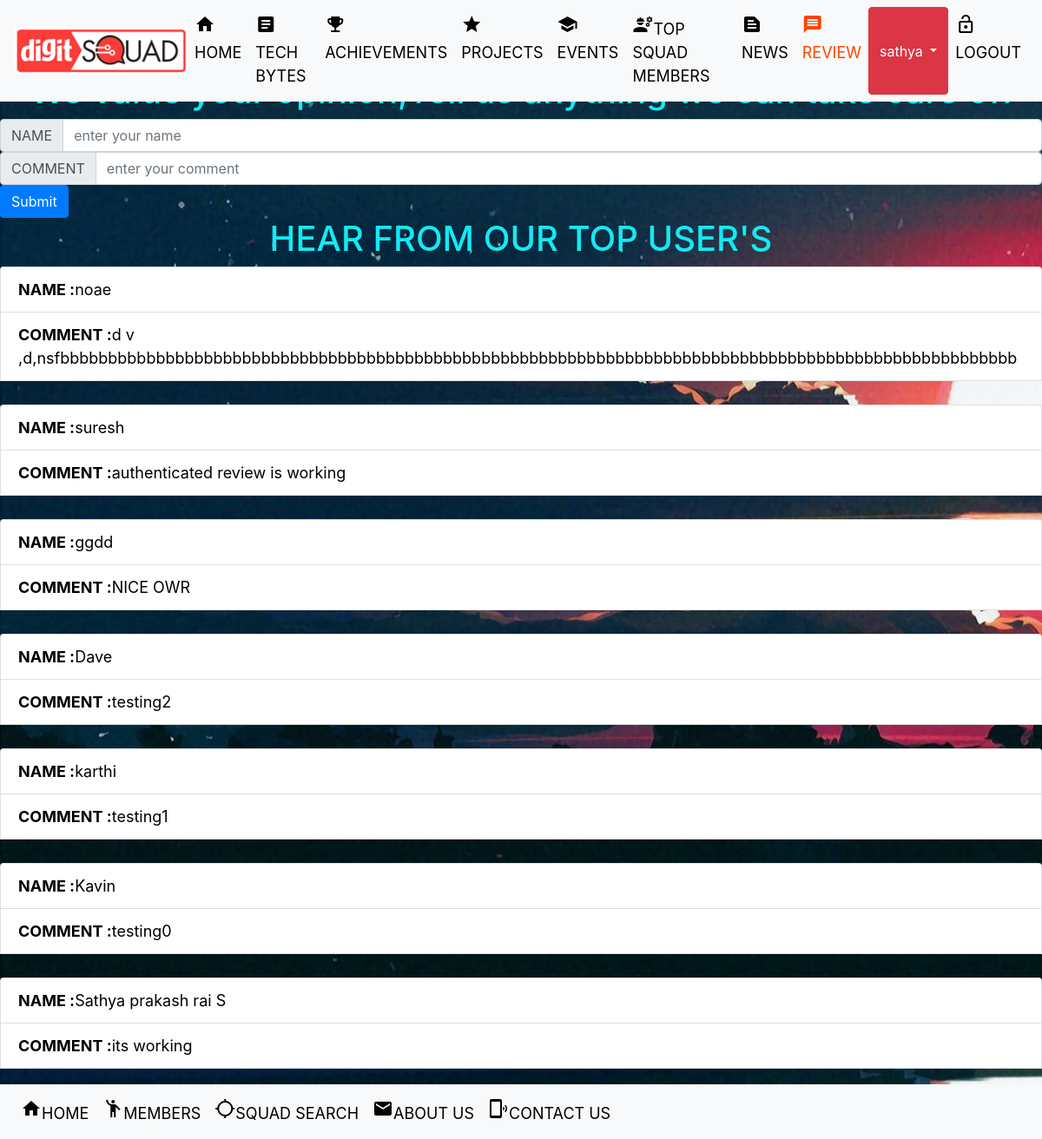
Screenshot of /comment/ (signed in) with the database file from the repository.
### main/models.py (models this page shows)
class review(models.Model):
	name=models.CharField(max_length=100)
	comment=models.CharField(max_length=5000)

### main/views.py (the view)
# urls.py: path('comment/',include("main.urls")),
def comment(request):
    obj = review.objects.all()
    return render(request,"review.html",{'obj':obj})

### templates/review.html (shortened to what this page needs)
<!doctype html>
{% load static %}
<html lang="en">
  <head>
    <link rel="stylesheet" href="https://stackpath.bootstrapcdn.com/bootstrap/4.5.2/css/bootstrap.min.css">
  </head>
  <body>
  <link rel='stylesheet'  href="{% static 'CSS\master.css' %}">
 <nav class="navbar fixed-top navbar-dark bg-light">
  <nav class="navbar fixed-top navbar-expand-lg navbar-warning bg-light">
<div style="width: 200px;">
      <img style="width:200px ;" src="{% static 'images/logo.png' %}" class="img" alt="not found">
  </div>
  <div class="collapse navbar-collapse" id="navbarText">
    <ul class="navbar-nav mr-auto">
      <li class="nav-item active">
        <a class="nav-link" style="color: #000000" href="/basic"><div class="hello"><span class="material-icons">home</span>HOME</div></a>
      </li>
      <li class="nav-item ">
        <a class="nav-link" style="color: #000000" href="/newspost"><div class="hello"><span class="material-icons">article</span>TECH BYTES</div></a>
      </li>
      <li class="nav-item ">
        <a class="nav-link" style="color: #000000" href="/achievements"><div class="hello"><span class="material-icons">emoji_events</span>ACHIEVEMENTS</div></a>
      </li>
      <li class="nav-item ">
        <a class="nav-link" style="color: #000000" href="/project"><div class="hello"><span class="material-icons">star</span>PROJECTS</div></a>
      </li>
      <li class="nav-item ">
        <a class="nav-link" style="color: #000000" href="/events"><div class="hello"><span class="material-icons">school</span>EVENTS</div></a>
      </li>
      <li class="nav-item">
        <a class="nav-link" style="color: #000000" href="/tmembers"><div class="hello"><span class="material-icons">engineering</span>TOP SQUAD MEMBERS</div></a>
      </li>
      <li class="nav-item">
        <a class="nav-link" style="color: #000000" href="/news"><div class="hello"><span class="material-icons">text_snippet</span>NEWS</div></a>
      </li>
      <li class="nav-item">
        <a class="nav-link" style="color: #ff4500" href="/comment"><div class="hello"><span class="material-icons">message</span>REVIEW</div></a>
      </li>
      {% if user.is_authenticated %}
      <div style="border-radius:50%" class="btn-group">
     <button type="button" class="btn btn-danger dropdown-toggle" data-toggle="dropdown" aria-haspopup="true" aria-expanded="false">
      {{request.user.username}}
     </button>
        <li class="nav-item">
        <a class="nav-link" style="color: #000000" href="/logout"><div class="hello"><span class="material-icons">lock_open</span>LOGOUT</div></a>
      </li>
      {% else %}
     &emsp;&emsp;&emsp;&emsp;&emsp;&emsp;&emsp;&emsp;
      </li>
       <li class="nav-item">
        <a class="nav-link" style="color: #000000" href="/login"><div class="hello"><span class="material-icons">login</span>SIGNUP</div></a>
      </li>
      {% endif %}
</div>
    </ul>
  </div>
</nav>
</nav>
 <br>
  <br><br>
  {% if request.user.is_authenticated %}
  <h1 style="text-align:center;"><a style="color: #11EBF3" class="font">We value your opinion,Tell us anything we can take care of!</a></h1>
<form action="add_comment/">{% csrf_token %}
<div class="input-group">
  <div class="input-group-prepend">
    <span class="input-group-text" id="inputGroup-sizing-default">NAME</span>
  </div>
  <input type="text" name ="head" placeholder="enter your name" class="form-control" aria-label="Sizing example input" aria-describedby="inputGroup-sizing-default">
</div>
<div class="input-group">
  <div class="input-group-prepend">
    <span class="input-group-text" id="inputGroup-sizing-default">COMMENT</span>
  </div>
  <input type="text" name ="review" placeholder="enter your comment" class="form-control" aria-label="Sizing example input" aria-describedby="inputGroup-sizing-default">
</div>
<button type="submit" class="btn btn-primary">Submit</button>
{% endif %}
</form>
 <h1 style="text-align:center;"><a style="color: #11EBF3;" class="font">HEAR FROM OUR TOP USER'S</a></h1>
{% for i in obj reversed%}
<ul class="list-group">
  <li class="list-group-item"><b>NAME  :</b>{{i.name}}</li>
  <li  style="overflow-wrap: break-word;"class="list-group-item"><b>COMMENT  :</b>{{i.comment}}</li>
  <br>
 </ul>
{% endfor %}
 </body>
<br><br>
<nav class="navbar fixed-bottom navbar-expand-sm bg-light">
<nav class="navbar fixed-bottom navbar-expand-lg navbar-warning bg-light">
  <div class="collapse navbar-collapse" id="navbarText">
    <ul class="navbar-nav mr-auto">
      <li class="nav-item active">
        <a class="nav-link" style="color: #000000" href="/basic"><div class="hello"><span class="material-icons">home</span>HOME</div></a>
      </li>
      <li class="nav-item ">
        <a class="nav-link" style="color: #000000" href="/members"><div class="hello"><span class="material-icons">emoji_people</span>MEMBERS</div></a>
      </li>
      <li class="nav-item ">
        <a class="nav-link" style="color: #000000" href="/pybot"><div class="hello"><span class="material-icons">location_searching</span>SQUAD SEARCH</div></a>
      </li>
      <li class="nav-item ">
        <a class="nav-link" style="color: #000000" href="/aboutus"><div class="hello"><span class="material-icons">mail</span>ABOUT US</div></a>
      </li>
      <li class="nav-item ">
        <a class="nav-link" style="color: #000000" href="/contactus"><div class="hello"><span class="material-icons">phonelink_ring</span>CONTACT US</div></a>
      </li>
    </ul>
  </div>
</nav>
</nav>
    </body>
  </body>
  </body>
</html>

### static/CSS/master.css (style rules this page uses)
body { color: black; font-size: large; }

### rows the page displays
review: name "noae", comment "d v ,d,nsfbbbbbbbbbbbbbbbbbbbbbbbbbbbbbbbbbbbbbbbbbbbbbbbbbbbbbbbbbbbbbbbbbbbbbbbbbbbbbbbbbbbbbbbbbbbbbbbbbbbb"
review: name "suresh", comment "authenticated review is working"
review: name "ggdd", comment "NICE OWR"
review: name "Dave", comment "testing2"
review: name "karthi", comment "testing1"
review: name "Kavin", comment "testing0"
review: name "Sathya prakash rai S", comment "its working"

### other values shown
{{ request.user.username }} "sathya"
